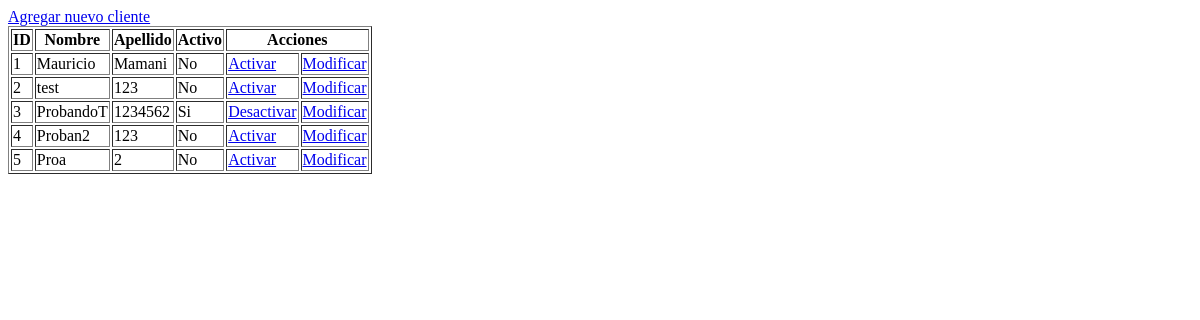
/reservas/clientes/listado/, run on an earlier commit of the app's database.
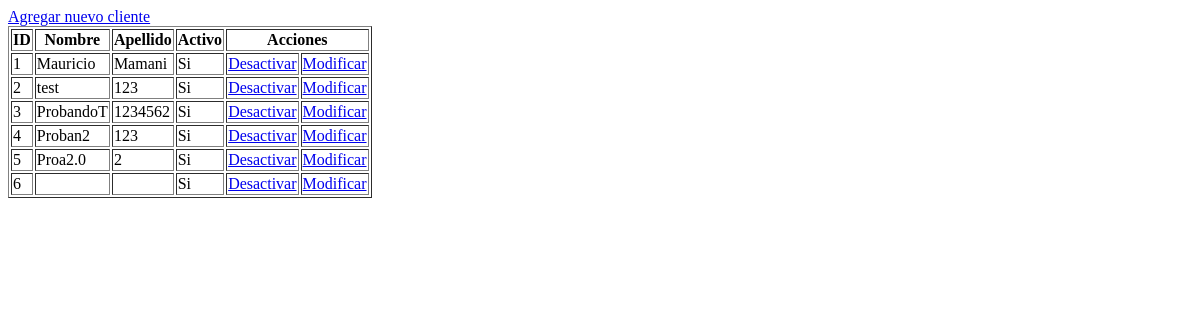
And on a later commit of the database.
### reservas/models.py (models this page shows)
class Cliente(models.Model):
    nombre = models.CharField(verbose_name="Nombre",max_length=50)
    apellido = models.CharField(verbose_name="Apellido",max_length=50)
    activo = models.BooleanField(verbose_name="Activo",default=True)

### reservas/views.py (the view)
# urls.py: path('clientes/listado/', views.listado_clientes, name="listado_clientes"),
def listado_clientes(request):
    clientes = Cliente.objects.all()
    context = {
        "clientes": clientes
    }
    return render(request, "reservas/listar_clientes.html", context)

### reservas/templates/reservas/listar_clientes.html (shortened to what this page needs)
<html lang="en">
<head>
</head>
<body>
    <a href="{% url 'registrar_cliente' %}">Agregar nuevo cliente</a>
    <table border="1">
        <thead>
            <tr>
                <th>ID</th>
                <th>Nombre</th>
                <th>Apellido</th>
                <th>Activo</th>
                <th colspan="2">Acciones</th>
            </tr>
        </thead>
        <tbody>
            {% for cliente in clientes %}
            <tr>
                <td>{{cliente.id}}</td>
                <td>{{cliente.nombre}}</td>
                <td>{{cliente.apellido}}</td>
                {% if cliente.activo %}
                    <td>Si</td>
                    <td><a href="{% url 'desactivar_cliente' cliente.id %}">Desactivar</a></td>
                {% else %}
                    <td>No</td>
                    <td><a href="{% url 'activar_cliente' cliente.id %}">Activar</a></td>
                {% endif %}
                <td><a href="{% url 'modificar_cliente' cliente.id %}">Modificar</a></td>
            {% endfor %}
            </tr>
        </tbody>
    </table>
</body>
</html>

What changed in the data, as far as the page shows it:
changed Cliente "Mauricio": activo "No Activar" → "Si Desactivar"
changed Cliente "test": activo "No Activar" → "Si Desactivar"
changed Cliente "Proban2": activo "No Activar" → "Si Desactivar"
changed Cliente id 5: nombre "Proa" → "Proa2.0"; activo "No Activar" → "Si Desactivar"
added Cliente: id "6", activo "Si"
